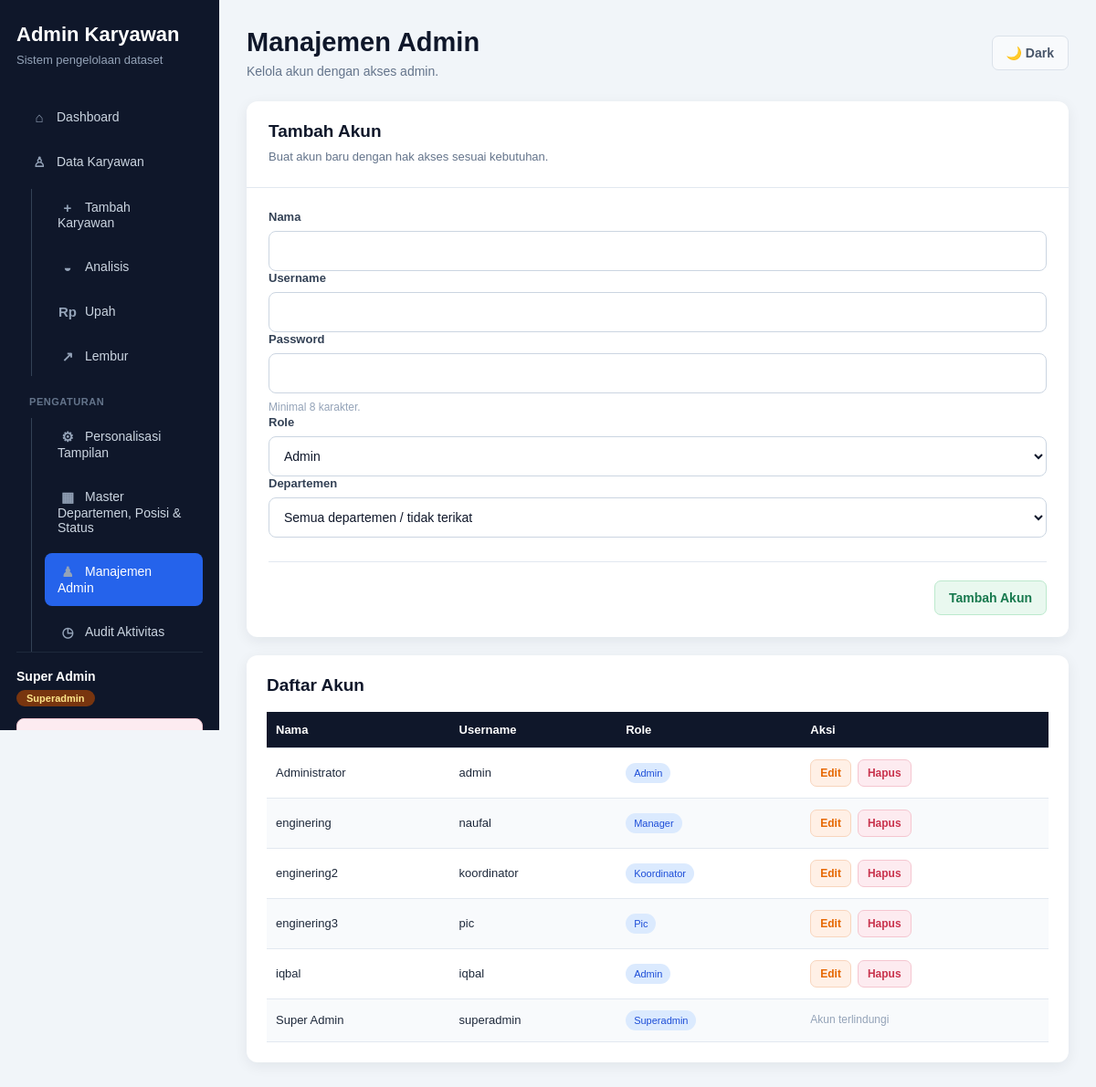
Page /Dashboard/pengguna.php (signed in) on the committed database.
### tables this page shows
CREATE TABLE `users` (
  `id` int NOT NULL AUTO_INCREMENT,
  `username` varchar(50) NOT NULL,
  `password` varchar(255) NOT NULL,
  `nama` varchar(150) NOT NULL,
  `role` enum('superadmin','admin','pic','koordinator','manager','viewer') NOT NULL DEFAULT 'viewer',
  `department_id` int unsigned DEFAULT NULL,
  `is_active` tinyint(1) NOT NULL DEFAULT '1',
  `created_at` timestamp NOT NULL DEFAULT CURRENT_TIMESTAMP,
  PRIMARY KEY (`id`),
  UNIQUE KEY `username` (`username`),
  KEY `fk_users_department` (`department_id`),
  CONSTRAINT `fk_users_department` FOREIGN KEY (`department_id`) REFERENCES `master_departemen` (`id`) ON DELETE RESTRICT
);

### Dashboard/fungsi/auth.php (called while the page is built, shortened)
<?php
function sudahLogin(): bool
{
    return isset($_SESSION['user']['id'])
        && in_array(
            (string) ($_SESSION['user']['role'] ?? ''),
            ['admin', 'superadmin', 'pic', 'koordinator', 'manager'],
            true
        );
}
function namaPengguna(): string
{
    return (string) ($_SESSION['user']['nama'] ?? '');
}
function rolePengguna(): string
{
    return (string) ($_SESSION['user']['role'] ?? '');
}
function punyaRole(string ...$roles): bool
{
    return sudahLogin() && in_array(rolePengguna(), $roles, true);
}

### Dashboard/pengguna.php (the view, shortened to what this page needs)
<?php
require __DIR__ . "/koneksi.php";
require_once __DIR__ . "/fungsi/auth.php";
$daftarPengguna = mysqli_query(
    $conn,
    "SELECT id, username, nama, role FROM users ORDER BY nama ASC"
);
$judulHalaman = "Manajemen Admin";
$subjudulHalaman = "Kelola akun dengan akses admin.";
$halamanAktif = "pengguna";
require __DIR__ . "/partials/atas.php";
?>
    <div class="dashboard-chart">
        <section class="form-card">
            <div class="form-card-header">
                        <h2>Tambah Akun</h2>
                        <p>Buat akun baru dengan hak akses sesuai kebutuhan.</p>
            </div>
            <div class="form-body">
                <form method="POST" autocomplete="off">
                    <div class="form-group">
                        <label for="nama">Nama</label>
                        <input id="nama" name="nama" required>
                    </div>
                    <div class="form-group">
                        <label for="username">Username</label>
                        <input id="username" name="username" required>
                    </div>
                    <div class="form-group">
                        <label for="password">Password</label>
                        <input id="password" name="password" type="password" minlength="8" required>
                        <p class="field-note">Minimal 8 karakter.</p>
                    </div>
                    <div class="form-group">
                        <label for="role">Role</label>
                        <select id="role" name="role" required>
                            <option value="admin">Admin</option>
                        </select>
                    </div>
                    <div class="form-group">
                        <label for="department_id">Departemen</label>
                        <select id="department_id" name="department_id">
                            <option value="0">Semua departemen / tidak terikat</option>
                        </select>
                    </div>
                    <div class="form-actions">
                        <button class="btn btn-success" type="submit">Tambah Akun</button>
                    </div>
                </form>
            </div>
        </section>
        <section class="data-card">
            <div class="data-card-header">
                <h2>Daftar Akun</h2>
            </div>
            <div class="table-wrapper">
                <table style="min-width:620px">
                    <thead>
                        <tr>
                            <th>Nama</th>
                            <th>Username</th>
                            <th>Role</th>
                            <th>Aksi</th>
                        </tr>
                    </thead>
                    <tbody>
                        <?php while ($pengguna = mysqli_fetch_assoc($daftarPengguna)): ?>
                            <tr>
                                <td><?= htmlspecialchars($pengguna["nama"]); ?></td>
                                <td><?= htmlspecialchars($pengguna["username"]); ?></td>
                                <td><span class="badge"><?= htmlspecialchars(ucfirst($pengguna["role"])); ?></span></td>
                                <td>
                                    <?php if ($pengguna["role"] !== "superadmin"): ?>
                                        <div class="action-buttons">
                                            <a class="btn btn-warning" href="edit-pengguna.php?id=<?= (int) $pengguna["id"]; ?>">
                                                Edit
                                            </a>
                                            <?php if (in_array($pengguna["role"], ["admin", "pic", "koordinator", "manager", "viewer"], true)): ?>
                                            <form
                                                method="POST"
                                                style="display:inline"
                                                onsubmit="return confirm('Hapus akun ini?');"
                                            >
                                                <button class="btn btn-danger" type="submit">Hapus</button>
                                            </form>
                                            <?php endif; ?>
                                        </div>
                                    <?php else: ?>
                                        <span class="field-note">Akun terlindungi</span>
                                    <?php endif; ?>
                                </td>
                            </tr>
                        <?php endwhile; ?>
                    </tbody>
                </table>
            </div>
        </section>
    </div>
<?php
require __DIR__ . "/partials/bawah.php";

### Dashboard/partials/atas.php (shortened to what this page needs)
<?php
$urlAppTanpaSlash = rtrim(URL_DASAR, "/");
$urlRootProyek = $urlAppTanpaSlash === "" ? "" : dirname($urlAppTanpaSlash);
$urlRootProyek = ($urlRootProyek === "/" || $urlRootProyek === "\\") ? "" : $urlRootProyek;
$urlStyle = $urlRootProyek . "/style/";
$halamanAktif = $halamanAktif ?? "dashboard";
$judulHalaman = $judulHalaman ?? "Dashboard Admin";
$subjudulHalaman = $subjudulHalaman ?? "";
$cssPerHalaman = [
    "dashboard" => "admin-dashboard.css",
    "analisis" => "admin-dashboard.css",
    "karyawan" => "admin-karyawan.css",
    "tambah" => "admin-form.css",
    "import" => "admin-form.css",
    "edit" => "admin-form.css",
    "profil-karyawan" => "admin-profile.css",
    "master-data" => "admin-settings.css",
    "pengguna" => "admin-settings.css",
    "audit" => "admin-settings.css",
    "pengaturan-publik" => "admin-settings.css",
];
$cssHalamanAktif = $cssPerHalaman[$halamanAktif] ?? "";
$kelasHalaman = preg_replace("/[^a-z0-9-]/i", "-", $halamanAktif);
?>
<!DOCTYPE html>
<html lang="id">
<head>
    <link rel="stylesheet" href="<?= htmlspecialchars($urlStyle); ?>admin.css?v=20260806-masterui">
    <?php if ($cssHalamanAktif !== ""): ?>
        <link rel="stylesheet" href="<?= htmlspecialchars($urlStyle . $cssHalamanAktif); ?>?v=20260807-pagecss2">
    <?php endif; ?>
</head>
<body class="<?= htmlspecialchars($kelasHalaman); ?>-page">
<aside class="sidebar" id="sidebar">
    <div class="sidebar-brand">
        <h2>Admin Karyawan</h2>
        <p>
            Sistem pengelolaan dataset
        </p>
    </div>
    <nav class="sidebar-menu">
        <a
            href="<?= htmlspecialchars(URL_DASAR); ?>index.php"
            class="<?= $halamanAktif === "dashboard" ? "active" : ""; ?>"
        >
            <span class="sidebar-icon" aria-hidden="true">⌂</span>Dashboard
        </a>
        <a
            href="<?= htmlspecialchars(URL_DASAR); ?>karyawan.php"
            class="<?= in_array($halamanAktif, ["karyawan", "analisis", "upah", "lembur", "periode-gaji"], true) ? "active" : ""; ?>"
        >
            <span class="sidebar-icon" aria-hidden="true">♙</span>Data Karyawan
        </a>
        <div class="sidebar-tree-children">
            <?php if (function_exists("punyaRole") && punyaRole("admin", "superadmin")): ?>
                <a
                    href="<?= htmlspecialchars(URL_DASAR); ?>fungsi/tambah.php"
                    class="<?= $halamanAktif === "tambah" ? "active" : ""; ?>"
                >
                    <span class="sidebar-icon" aria-hidden="true">+</span>Tambah Karyawan
                </a>
            <?php endif; ?>
            <a
                href="<?= htmlspecialchars(URL_DASAR); ?>analisis.php"
                class="<?= $halamanAktif === "analisis" ? "active" : ""; ?>"
            >
                <span class="sidebar-icon" aria-hidden="true">◒</span>Analisis
            </a>
            <a
                href="<?= htmlspecialchars(URL_DASAR); ?>upah.php"
                class="<?= $halamanAktif === "upah" ? "active" : ""; ?>"
            >
                <span class="sidebar-icon" aria-hidden="true">Rp</span>Upah
            </a>
            <a
                href="<?= htmlspecialchars(URL_DASAR); ?>lembur.php"
                class="<?= $halamanAktif === "lembur" ? "active" : ""; ?>"
            >
                <span class="sidebar-icon" aria-hidden="true">↗</span>Lembur
            </a>
        </div>
        <?php if (function_exists("punyaRole") && punyaRole("superadmin")): ?>
            <div class="sidebar-group-title">Pengaturan</div>
            <div class="sidebar-tree-children">
                <a
                    href="<?= htmlspecialchars(URL_DASAR); ?>pengaturan-publik.php"
                    class="<?= $halamanAktif === "pengaturan-publik" ? "active" : ""; ?>"
                >
                    <span class="sidebar-icon" aria-hidden="true">⚙</span>Personalisasi Tampilan
                </a>
                <?php if (punyaRole("superadmin")): ?>
                    <a href="<?= htmlspecialchars(URL_DASAR); ?>master-data.php" class="<?= $halamanAktif === "master-data" ? "active" : ""; ?>"><span class="sidebar-icon" aria-hidden="true">▦</span>Master Departemen, Posisi &amp; Status</a>
                <?php endif; ?>
                <a
                    href="<?= htmlspecialchars(URL_DASAR); ?>pengguna.php"
                    class="<?= $halamanAktif === "pengguna" ? "active" : ""; ?>"
                    >
                    <span class="sidebar-icon" aria-hidden="true">♟</span>Manajemen Admin
                </a>
                <a
                    href="<?= htmlspecialchars(URL_DASAR); ?>audit-aktivitas.php"
                    class="<?= $halamanAktif === "audit" ? "active" : ""; ?>"
                    >
                    <span class="sidebar-icon" aria-hidden="true">◷</span>Audit Aktivitas
                </a>
            </div>
        <?php endif; ?>
    </nav>
    <?php if (function_exists("sudahLogin") && sudahLogin()): ?>
        <div class="sidebar-user">
            <div class="sidebar-user-meta">
                <span class="sidebar-user-name">
                    <?= htmlspecialchars(namaPengguna()); ?>
                </span>
                <span class="role-badge role-<?= htmlspecialchars(rolePengguna()); ?>">
                    <?= htmlspecialchars(ucfirst(rolePengguna())); ?>
                </span>
            </div>
            <a href="<?= htmlspecialchars(URL_DASAR); ?>logout.php" class="btn-logout">
            </a>
        </div>
    <?php endif; ?>
</aside>
<main class="main-content">
    <div class="topbar">
        <div class="topbar-title">
            <h1><?= htmlspecialchars($judulHalaman); ?></h1>
            <p>
                <?= htmlspecialchars($subjudulHalaman); ?>
            </p>
        </div>
        <button type="button" class="btn btn-secondary theme-toggle" onclick="toggleTheme()" aria-label="Ganti tema">🌙 Dark</button>
    </div>

### Dashboard/partials/bawah.php (shortened to what this page needs)
</main>
</body>
</html>

### style/admin-settings.css (style rules this page uses)
.master-data-page .chart-card, .master-data-page .form-card, .master-data-page .data-card, .pengguna-page .chart-card, .pengguna-page .form-card, .pengguna-page .data-card, .audit-page .chart-card, .audit-page .form-card, .audit-page .data-card, .pengaturan-publik-page .chart-card, .pengaturan-publik-page .form-card, .pengaturan-publik-page .data-card { width: 100%; }

### rows in the picture
users: nama "Administrator", username "admin", role "Admin"
users: nama "enginering", username "naufal", role "Manager"
users: nama "enginering2", username "koordinator", role "Koordinator"
users: nama "enginering3", username "pic", role "Pic"
users: nama "iqbal", username "iqbal", role "Admin"
users: nama "Super Admin", username "superadmin", role "Superadmin", shows "Akun terlindungi"

### other values in the picture
namaPengguna() "Super Admin"
rolePengguna() "Superadmin"
$judulHalaman "Manajemen Admin"
$subjudulHalaman "Kelola akun dengan akses admin."
